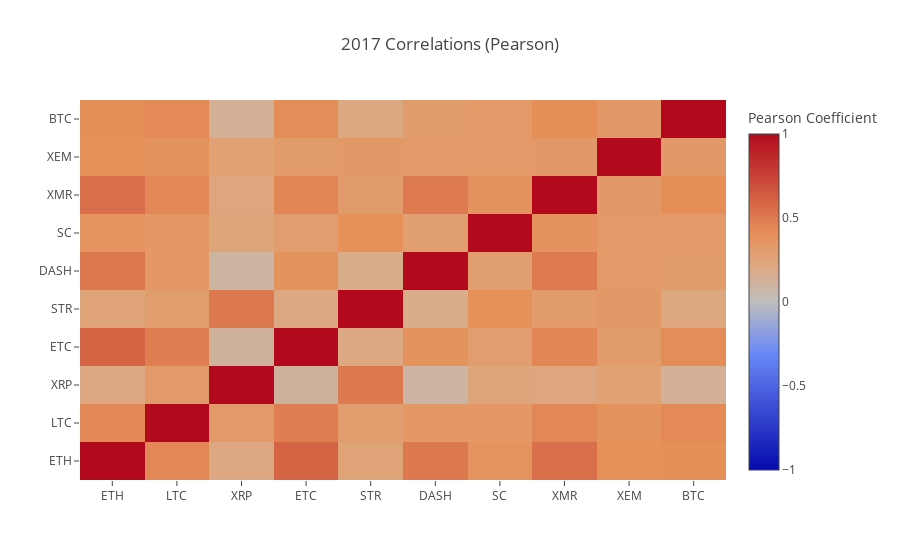

The notebook cell this image was saved under:
### Code cell
correlation_heatmap(combined_df_2017.pct_change(), "2017 Correlations (Pearson)", 'pearson')
